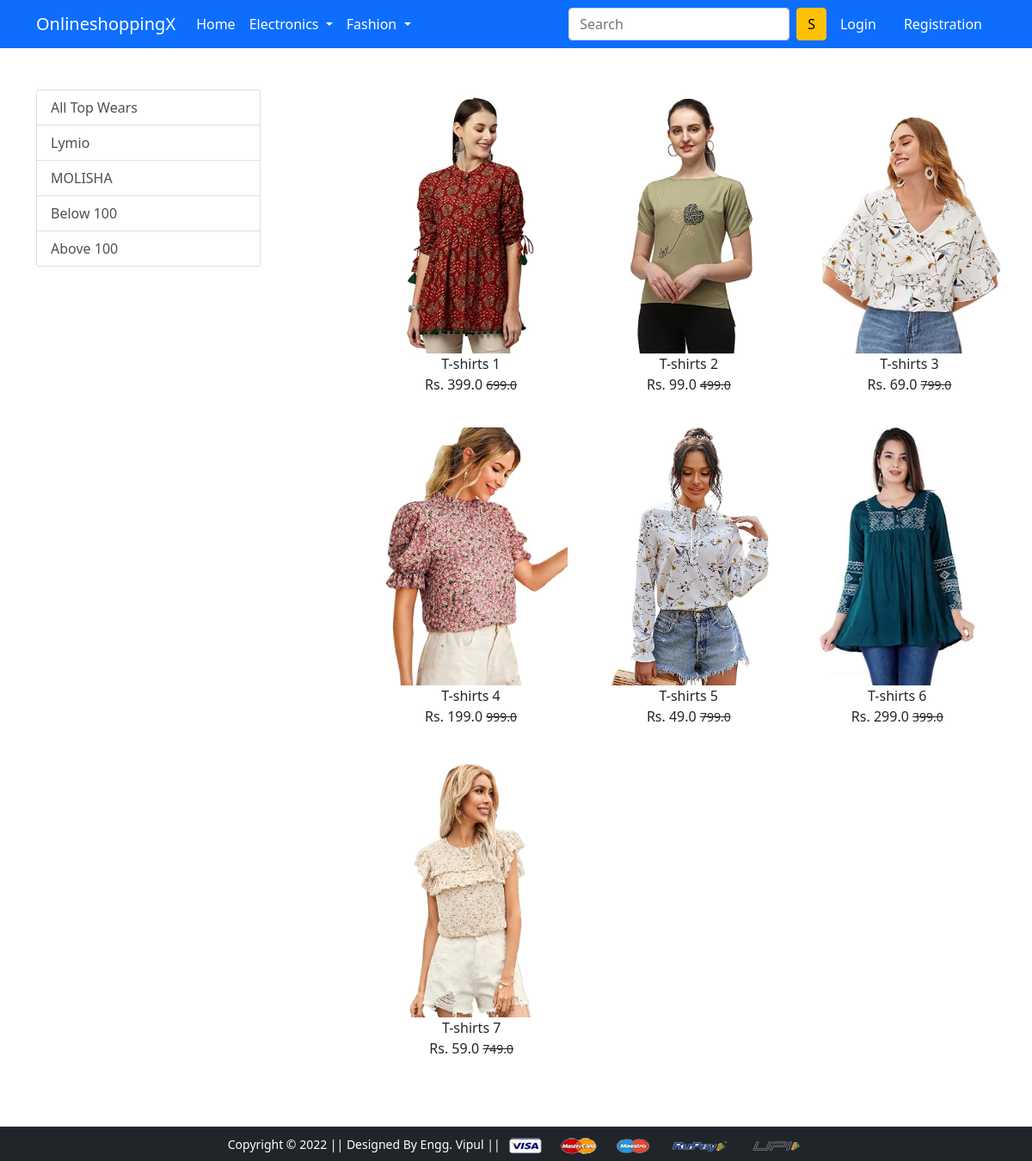
Screenshot of /topwear/ with the database file from the repository.
### app/models.py (models this page shows, shortened)
class Product(models.Model):
    user = models.ForeignKey(User, on_delete=models.CASCADE)
    title = models.CharField(max_length=100)
    selling_price = models.FloatField()
    discounted_price = models.FloatField()
    description = models.TextField()
    brand = models.CharField(max_length=100)
    category = models.CharField( choices=CATEGORY_CHOICES, max_length=2)
    product_image = models.ImageField(upload_to='producting')

### app/views.py (the view)
# urls.py: path('topwear/', views.topwear, name='topwear'),
def topwear(request, data=None):
  if data == None:
    topwears = Product.objects.filter(category='TW')
  elif data =='Lymio' or data == 'MOLISHA':
    topwears = Product.objects.filter(category='TW').filter(brand=data)
  elif data == 'below':
    topwears = Product.objects.filter(category='TW').filter(discounted_price__lt=100)
  elif data == 'above':
    topwears = Product.objects.filter(category='TW').filter(discounted_price__gt=100)
  return render(request, 'app/topwear.html', {'topwears':topwears})

### app/templates/app/topwear.html (shortened to what this page needs)
{% extends 'app/base.html' %}
{% load static %}
{% block main-content %}
<div class="container my-5">
 <div class="row">
  <div class="col-sm-3">
   <div class="list-group">
       <a href="{% url 'topwear' %}" class="list-group-item list-group-item-action" aria-current="true">All Top Wears</a>
       <a href="{% url 'topweardata' 'Lymio' %}" class="list-group-item list-group-item-action" aria-current="true">Lymio</a>
       <a href="{% url 'topweardata' 'MOLISHA' %}" class="list-group-item list-group-item-action">MOLISHA</a>
       <a href="{% url 'topweardata' 'below' %}" class="list-group-item list-group-item-action">Below 100</a>
       <a href="{% url 'topweardata' 'above' %}" class="list-group-item list-group-item-action">Above 100</a>
   </div>
  </div>
  <div class="col-sm-8 offset-sm-1">
   <div class="row">
    {% for product in topwears %}
    <div class="col-sm-4 text-center mb-4">
     <a href="{% url 'product-detail' product.id %}" class="btn">
      <div class="item">
        <img src="{{product.product_image.url}}" alt="" height="300" class="">
        <div class="fw-fold">{{product.title}}</div>
        <div class="fw-fold">Rs. {{product.discounted_price}} <small class="fw-light text-decoration-line-through">{{product.selling_price}}</small></div>
      </div>
     </a>
    </div>
    {% endfor %}
   </div>
  </div>
 </div>
</div>
{% endblock main-content %}

### rows the page displays
Product: product_image (picture), title "T-shirts 1", discounted_price "399.0", selling_price "699.0"
Product: product_image (picture), title "T-shirts 2", discounted_price "99.0", selling_price "499.0"
Product: product_image (picture), title "T-shirts 3", discounted_price "69.0", selling_price "799.0"
Product: product_image (picture), title "T-shirts 4", discounted_price "199.0", selling_price "999.0"
Product: product_image (picture), title "T-shirts 5", discounted_price "49.0", selling_price "799.0"
Product: product_image (picture), title "T-shirts 6", discounted_price "299.0", selling_price "399.0"
Product: product_image (picture), title "T-shirts 7", discounted_price "59.0", selling_price "749.0"
